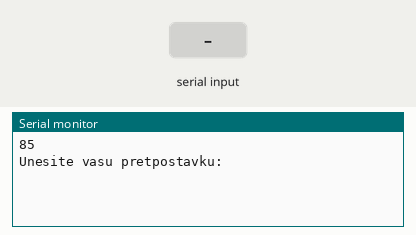
Recording of a sketch running on a simulated Arduino Uno, built with avr-gcc and run on an emulated ATmega328P. On the bench: the last lines printed to the serial monitor. The test bench sets the inputs (shaded band). Random numbers use the default seed unless the sketch sets one.

Above: at 1.2 s.
1.3 s: "v" received over Serial
At 2.7 s:
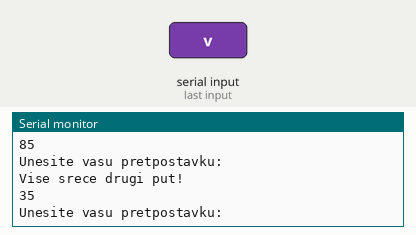
3.0 s: "1" received over Serial
At 4.4 s:
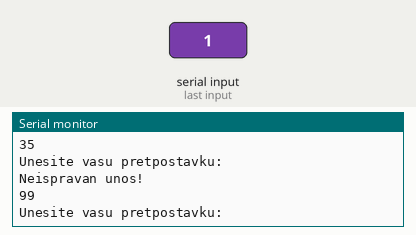

The sketch:

Vezbe2_9.ino
```cpp
int broj = 0;
char pretpostavka;
int pogodak = 0;
boolean game_over = false;
int random_broj = 0;
int random_broj_1 = 0;
char cistac;

void setup() {
  // put your setup code here, to run once:
  Serial.begin(9600);
  randomSeed(analogRead(0));
}

void loop() {
  // put your main code here, to run repeatedly:
  random_broj = random(1, 101);
  Serial.println(random_broj);
  Serial.println("Unesite vasu pretpostavku: ");
  while(!Serial.available());
  delay(100);
  pretpostavka = Serial.read();
  delay(100);
  if(pretpostavka == 'v')
  {
    random_broj_1 = random(1, 101);
    if(random_broj_1 > random_broj)
    {
      pogodak++;
    }
    else
    {
      game_over = true;
    }
  }
  else if(pretpostavka == 'm')
  {
    random_broj_1 = random(1, 101);
    if(random_broj_1 < random_broj)
    {
      pogodak++;
    }
    else
    {
      game_over = true;
    }
  }
  else
  {
    Serial.println("Neispravan unos!");
  }
  if(game_over == true)
  {
    Serial.println("Vise srece drugi put!");
    game_over = false;
    pogodak = 0;
  }
  if(pogodak == 3)
  {
    Serial.println("POBEDA");
    game_over = false;
    pogodak = 0;
  }
  cistac = Serial.read();
  delay(100);
}
```

Measured:
- after the input at 1.3 s, the serial monitor: prints a new line after 0.20 s (image 1)
- after the input at 3.0 s, the serial monitor: prints a new line after 0.20 s (image 2)
